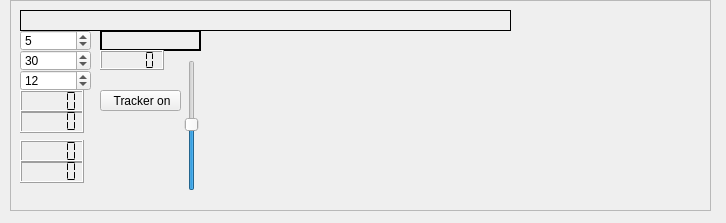
<?xml version="1.0" encoding="UTF-8"?>
<ui version="4.0">
 <class>cwDecoder</class>
 <widget class="QWidget" name="cwDecoder">
  <property name="geometry">
   <rect>
    <x>0</x>
    <y>0</y>
    <width>726</width>
    <height>223</height>
   </rect>
  </property>
  <property name="windowTitle">
   <string>CW-Decoder</string>
  </property>
  <widget class="QFrame" name="frame">
   <property name="geometry">
    <rect>
     <x>10</x>
     <y>0</y>
     <width>701</width>
     <height>211</height>
    </rect>
   </property>
   <property name="frameShape">
    <enum>QFrame::StyledPanel</enum>
   </property>
   <property name="frameShadow">
    <enum>QFrame::Raised</enum>
   </property>
   <widget class="QLabel" name="cwCharbox">
    <property name="geometry">
     <rect>
      <x>90</x>
      <y>30</y>
      <width>101</width>
      <height>21</height>
     </rect>
    </property>
    <property name="toolTip">
     <string>&lt;html&gt;&lt;head/&gt;&lt;body&gt;&lt;p&gt;The &amp;quot;dots&amp;quot;, &amp;quot;dashes&amp;quot; and &amp;quot;spaces&amp;quot; in the current word.&lt;/p&gt;&lt;/body&gt;&lt;/html&gt;</string>
    </property>
    <property name="frameShape">
     <enum>QFrame::Box</enum>
    </property>
    <property name="lineWidth">
     <number>2</number>
    </property>
    <property name="text">
     <string/>
    </property>
   </widget>
   <widget class="QLabel" name="cwTextbox">
    <property name="geometry">
     <rect>
      <x>10</x>
      <y>10</y>
      <width>491</width>
      <height>21</height>
     </rect>
    </property>
    <property name="frameShape">
     <enum>QFrame::Box</enum>
    </property>
    <property name="text">
     <string/>
    </property>
   </widget>
   <widget class="QSpinBox" name="SquelchLevel">
    <property name="geometry">
     <rect>
      <x>10</x>
      <y>30</y>
      <width>71</width>
      <height>21</height>
     </rect>
    </property>
    <property name="toolTip">
     <string>&lt;html&gt;&lt;head/&gt;&lt;body&gt;&lt;p&gt;Squelch level, signal strength below this level is assumed to be noise.&lt;/p&gt;&lt;/body&gt;&lt;/html&gt;</string>
    </property>
    <property name="value">
     <number>5</number>
    </property>
   </widget>
   <widget class="QSpinBox" name="WPM">
    <property name="geometry">
     <rect>
      <x>10</x>
      <y>50</y>
      <width>71</width>
      <height>21</height>
     </rect>
    </property>
    <property name="toolTip">
     <string>&lt;html&gt;&lt;head/&gt;&lt;body&gt;&lt;p&gt;Word length guess. Used to guess the length of &amp;quot;dots&amp;quot;, &amp;quot;dashed&amp;quot; and &amp;quot;spaces&amp;quot;. &lt;/p&gt;&lt;p&gt;Most amateur transmissions are synchronized on with the default selection of 30.&lt;/p&gt;&lt;p&gt;Fast transmissions - noted by the fact that everything becomes a &amp;quot;dot&amp;quot;, need a higher setting.&lt;/p&gt;&lt;/body&gt;&lt;/html&gt;</string>
    </property>
    <property name="value">
     <number>30</number>
    </property>
   </widget>
   <widget class="QSpinBox" name="FilterDegree">
    <property name="geometry">
     <rect>
      <x>10</x>
      <y>70</y>
      <width>71</width>
      <height>21</height>
     </rect>
    </property>
    <property name="toolTip">
     <string>&lt;html&gt;&lt;head/&gt;&lt;body&gt;&lt;p&gt;Order of the filter that is used to isolate the selected signal from the surrounding &amp;quot;noise&amp;quot;.&lt;/p&gt;&lt;/body&gt;&lt;/html&gt;</string>
    </property>
    <property name="value">
     <number>12</number>
    </property>
   </widget>
   <widget class="QLCDNumber" name="actualWPM">
    <property name="geometry">
     <rect>
      <x>90</x>
      <y>50</y>
      <width>64</width>
      <height>20</height>
     </rect>
    </property>
    <property name="toolTip">
     <string>&lt;html&gt;&lt;head/&gt;&lt;body&gt;&lt;p&gt;Guess of the wordlength.&lt;/p&gt;&lt;/body&gt;&lt;/html&gt;</string>
    </property>
    <property name="segmentStyle">
     <enum>QLCDNumber::Flat</enum>
    </property>
   </widget>
   <widget class="QPushButton" name="Tracker">
    <property name="geometry">
     <rect>
      <x>90</x>
      <y>90</y>
      <width>81</width>
      <height>21</height>
     </rect>
    </property>
    <property name="text">
     <string> Tracker on</string>
    </property>
   </widget>
   <widget class="QLCDNumber" name="noiseLeveldisplay">
    <property name="geometry">
     <rect>
      <x>10</x>
      <y>140</y>
      <width>64</width>
      <height>23</height>
     </rect>
    </property>
    <property name="toolTip">
     <string>&lt;html&gt;&lt;head/&gt;&lt;body&gt;&lt;p&gt;Average noise Level.&lt;/p&gt;&lt;/body&gt;&lt;/html&gt;</string>
    </property>
    <property name="segmentStyle">
     <enum>QLCDNumber::Flat</enum>
    </property>
   </widget>
   <widget class="QLCDNumber" name="agcPeakdisplay">
    <property name="geometry">
     <rect>
      <x>10</x>
      <y>160</y>
      <width>64</width>
      <height>23</height>
     </rect>
    </property>
    <property name="toolTip">
     <string>&lt;html&gt;&lt;head/&gt;&lt;body&gt;&lt;p&gt;Signal peak level.&lt;/p&gt;&lt;/body&gt;&lt;/html&gt;</string>
    </property>
    <property name="segmentStyle">
     <enum>QLCDNumber::Flat</enum>
    </property>
   </widget>
   <widget class="QLCDNumber" name="spaceLengthdisplay">
    <property name="geometry">
     <rect>
      <x>10</x>
      <y>90</y>
      <width>64</width>
      <height>23</height>
     </rect>
    </property>
    <property name="toolTip">
     <string>&lt;html&gt;&lt;head/&gt;&lt;body&gt;&lt;p&gt;Guess of the duration of a &amp;quot;space&amp;quot; (in samples).&lt;/p&gt;&lt;/body&gt;&lt;/html&gt;</string>
    </property>
    <property name="segmentStyle">
     <enum>QLCDNumber::Flat</enum>
    </property>
   </widget>
   <widget class="QLCDNumber" name="dotLengthdisplay">
    <property name="geometry">
     <rect>
      <x>10</x>
      <y>110</y>
      <width>64</width>
      <height>23</height>
     </rect>
    </property>
    <property name="toolTip">
     <string>&lt;html&gt;&lt;head/&gt;&lt;body&gt;&lt;p&gt;Guess of the length of &amp;quot;dots&amp;quot; (in samples).&lt;/p&gt;&lt;/body&gt;&lt;/html&gt;</string>
    </property>
    <property name="segmentStyle">
     <enum>QLCDNumber::Flat</enum>
    </property>
   </widget>
   <widget class="QwtPlot" name="cwScope">
    <property name="geometry">
     <rect>
      <x>200</x>
      <y>60</y>
      <width>471</width>
      <height>131</height>
     </rect>
    </property>
   </widget>
   <widget class="QSlider" name="amplitudeSlider">
    <property name="geometry">
     <rect>
      <x>170</x>
      <y>60</y>
      <width>24</width>
      <height>131</height>
     </rect>
    </property>
    <property name="value">
     <number>50</number>
    </property>
    <property name="orientation">
     <enum>Qt::Vertical</enum>
    </property>
   </widget>
  </widget>
 </widget>
 <customwidgets>
  <customwidget>
   <class>QwtPlot</class>
   <extends>QFrame</extends>
   <header>qwt_plot.h</header>
  </customwidget>
 </customwidgets>
 <resources/>
 <connections/>
</ui>
